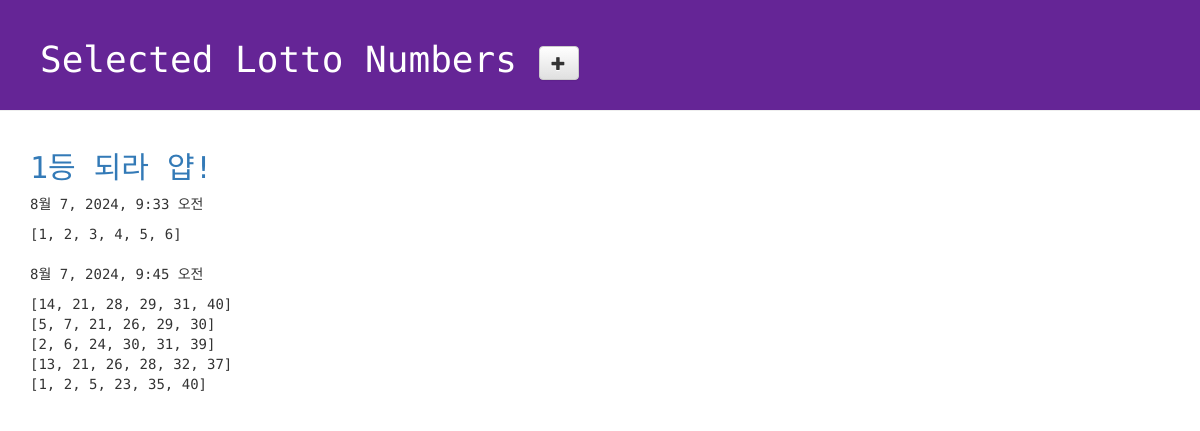
Before: / with the older database file.
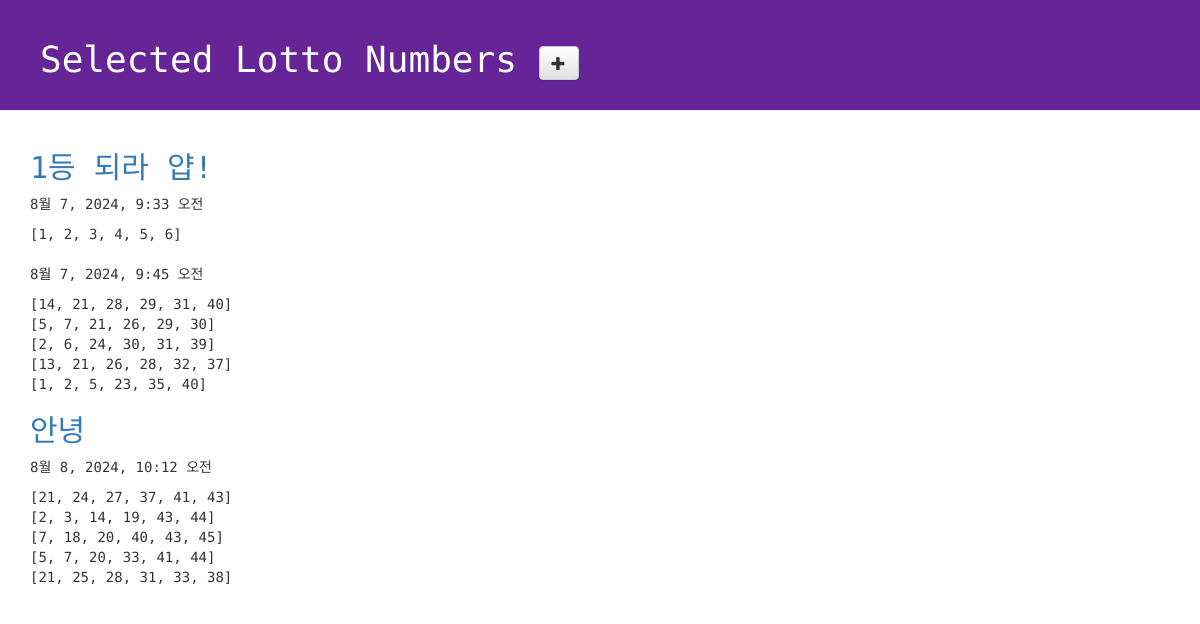
After: the same page with the newer database file.
### lotto/models.py (models this page shows, shortened)
class GuessNumbers(models.Model):
    name = models.CharField(max_length=24) # 로또 번호 리스트의 이름
    text = models.CharField(max_length=255) # 로또 번호 리스트에 대한 설명
    lottos = models.CharField(max_length=255, default='[1, 2, 3, 4, 5, 6]') # 로또 번호들이 담길 str
    num_lotto = models.IntegerField(default=5) # 6개 번호 set의 갯수
    update_date = models.DateTimeField()

### lotto/views.py (the view)
# urls.py: path('', views.index), #http://127.0.0.1/8000/
def index(request):
    lottos = GuessNumbers.objects.all()
    return render(request, 'lotto/default.html', {'lottos':lottos})

### lotto/templates/lotto/default.html (shortened to what this page needs)
<!DOCTYPE html>
{% load static %}
<html lang="ko">
<head>
    <link rel="stylesheet" href="//maxcdn.bootstrapcdn.com/bootstrap/3.2.0/css/bootstrap.min.css">
    <link rel="stylesheet" href="//maxcdn.bootstrapcdn.com/bootstrap/3.2.0/css/bootstrap-theme.min.css">
    <link rel="stylesheet" href="{% static 'css/lotto.css' %}">
</head>
<body>
    <div class="page-header">
        <h1>
            Selected Lotto Numbers
            <a href="{% url 'new_lotto' %}">
            <span class="glyphicon glyphicon-plus btn btn-default"></span>
            </a>
        </h1>
    </div>
    <div class="container lotto">
        {% for lotto in lottos %}
            <h2><a href="{% url 'detail' lottokey=lotto.pk %}">{{lotto.text}}</a></h2>
            <p>{{lotto.update_date}}</p>
            <p>{{lotto.lottos | linebreaksbr }}</p>
        {% endfor %}
    </div>
</body>
</html>

### lotto/static/css/lotto.css (style rules this page uses)
.page-header { background-color: #652596; margin-top: 0; padding: 20px 20px 20px 40px; font-family: 'Space Mono', monospace; }
.page-header h1 { color: #FFFFFF; }
.container { font-family: 'Space Mono', monospace; }
.container h2 { color: #b9f442; }

Changed rows visible on the page:
added GuessNumbers: text "안녕", update_date "8월 8, 2024, 10:12 오전", lottos "[21, 24, 27, 37, 41, 43] [2, 3, 14, 19, 43, 44] [7, 18, 20, 40, 43, 45] [5, 7, 20, 33, 41, 44] [21, 25, 28, 31, 33, 38]"
